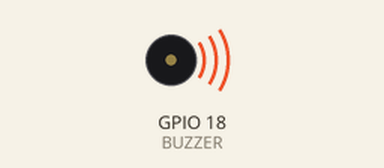
Simulated run of this sketch. Board: ESP32. On the bench: buzzer (waves = sounding). What the sketch prints to the serial monitor is not drawn.

Above: at 0.1 s.
Timing chart, 0 to 40.0 s (numbered marks = the images above):
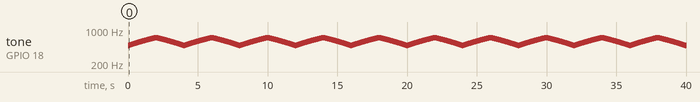

The sketch:

ESP32_BUZZER.ino
```cpp
#define BUZZER 18

int freq = 5000;
int buzzerChannel =0;
int resolution = 8;

void setup(){
  Serial.begin(9600);
  ledcSetup(buzzerChannel,freq,resolution);
  ledcAttachPin(BUZZER, buzzerChannel);
}

void loop(){
  for (int i=480; i<=700; i++){
    Serial.println("UP");
    ledcWriteTone(buzzerChannel, i);
    delay(9);
  }

  for (int i=700; i>=480; i--){
    Serial.println("DOWN");
    ledcWriteTone(buzzerChannel, i);
    delay(9);
  }
}
```

Measured:
- by itself, tone on GPIO 18 (BUZZER): plays 480 Hz for 0.01 s, 481 Hz for 0.01 s, 482 Hz for 0.01 s, 483 Hz for 0.01 s, 484 Hz for 0.01 s, 485 Hz for 0.01 s … (4405 notes in this stretch)
